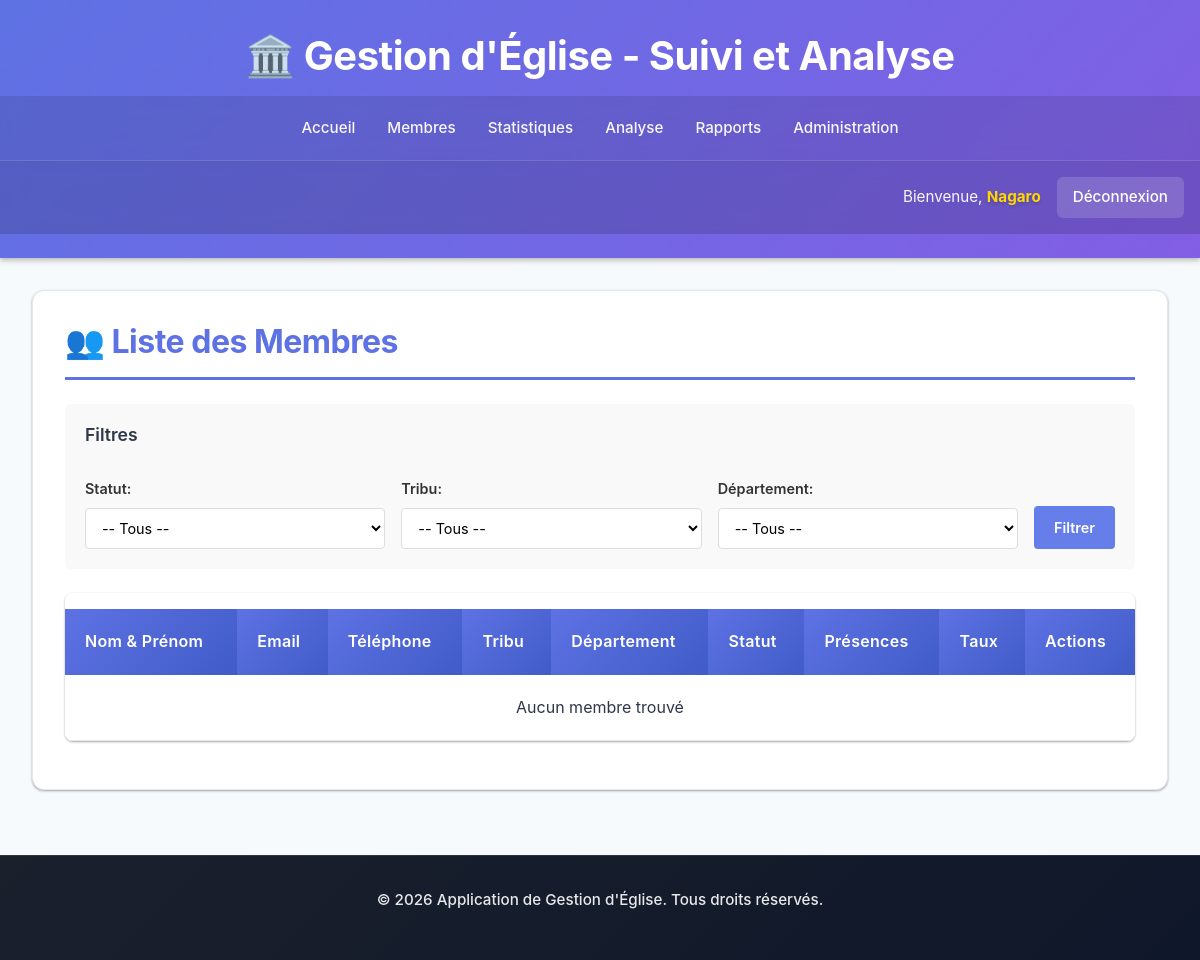
/membres/ (signed in), run on an earlier commit of the app's database.
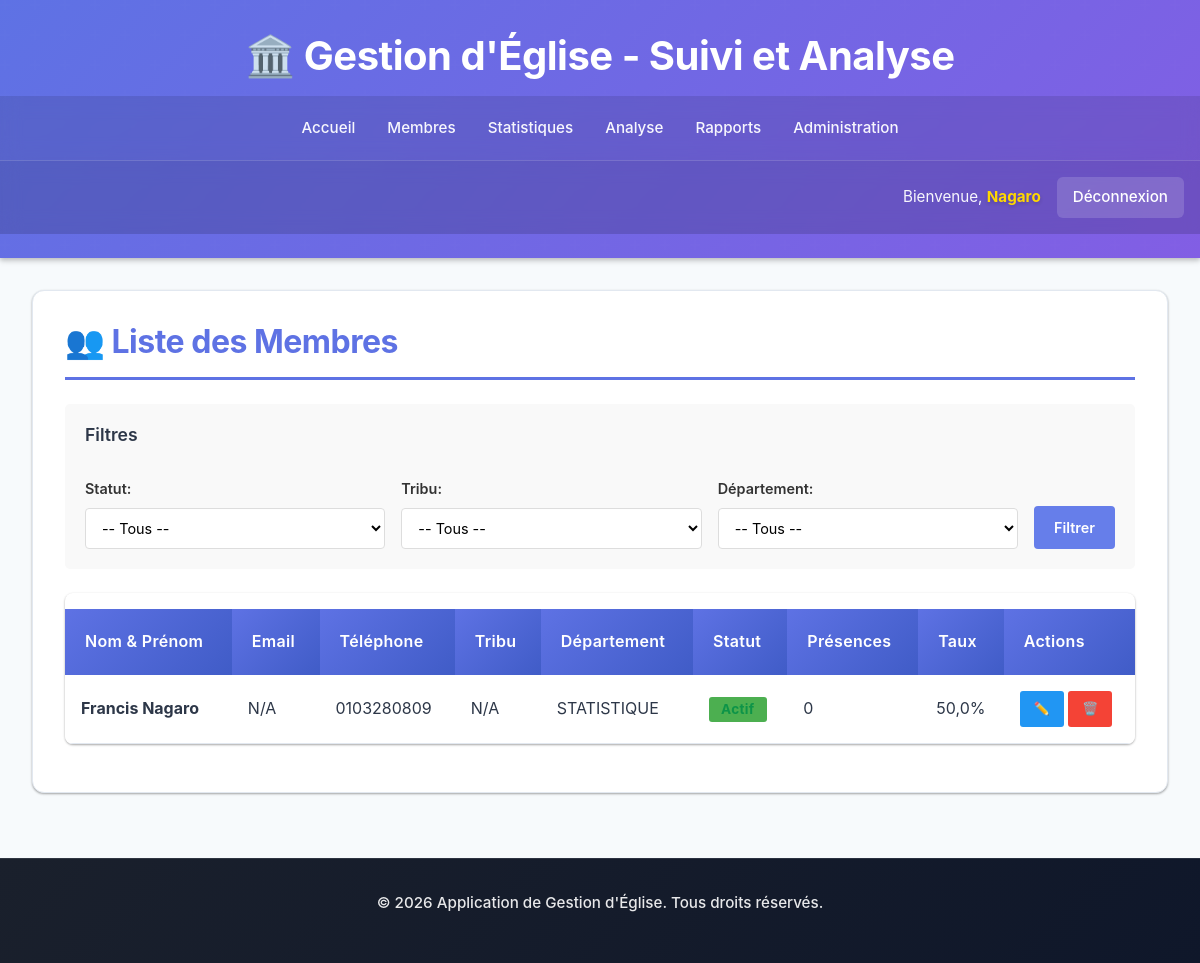
And on a later commit of the database.
### eglise/models.py (models this page shows, shortened)
class Membre(models.Model):
    STATUT_CHOICES = (
        ('nouveau', 'Nouveau'),
        ('actif', 'Actif'),
        ('sorti', 'Sorti'),
        ('inactif', 'Inactif'),
    )
    GENRE_CHOICES = (
        ('M', 'Masculin'),
        ('F', 'Féminin'),
    )
    nom = models.CharField(max_length=100)
    prenom = models.CharField(max_length=100)
    email = models.EmailField(blank=True, null=True)
    telephone = models.CharField(max_length=20, blank=True, null=True)
    adresse = models.CharField(max_length=255, blank=True, null=True)
    genre = models.CharField(max_length=1, choices=GENRE_CHOICES, blank=True)
    date_naissance = models.DateField(blank=True, null=True)
    photo = models.ImageField(upload_to='membres_photos/', blank=True, null=True)
    tribu = models.ForeignKey(Tribu, on_delete=models.SET_NULL, null=True, blank=True)
    departement = models.ForeignKey(Departement, on_delete=models.SET_NULL, null=True, blank=True)
    statut = models.CharField(max_length=20, choices=STATUT_CHOICES, default='nouveau')
    date_adhesion = models.DateField(default=timezone.now)
    date_depart = models.DateField(blank=True, null=True)
    notes = models.TextField(blank=True, null=True)
    date_creation = models.DateTimeField(auto_now_add=True)
    date_modification = models.DateTimeField(auto_now=True)
    class Meta:
        ordering = ['nom', 'prenom']
    def nom_complet(self):
        return f"{self.prenom} {self.nom}"
    def taux_participation(self):
        trois_mois_ago = timezone.now().date() - timedelta(days=90)
        cultes_total = Culte.objects.filter(date__gte=trois_mois_ago).count()
        if cultes_total == 0:
            return 0
        presences = Presence.objects.filter(
            membre=self,
            culte__date__gte=trois_mois_ago,
            present=True
        ).count()
        return round((presences / cultes_total) * 100, 1)

class Departement(models.Model):
    nom = models.CharField(max_length=100, unique=True)
    description = models.TextField(blank=True, null=True)
    responsable = models.CharField(max_length=100, blank=True, null=True)
    date_creation = models.DateTimeField(auto_now_add=True)
    class Meta:
        ordering = ['nom']

### eglise/views.py (the view, shortened to what this page needs)
# urls.py: path('membres/', views.MembreListView.as_view(), name='membre_list'),
class MembreListView(ProtectedDataAccessMixin, ListView):
    model = Membre
    template_name = 'eglise/membre_list.html'
    context_object_name = 'membres'
    paginate_by = 20
    def get_queryset(self):
        queryset = Membre.objects.all()
        queryset = self.get_filtered_queryset(queryset)
        statut = self.request.GET.get('statut')
        tribu = self.request.GET.get('tribu')
        departement = self.request.GET.get('departement')
        if statut:
            queryset = queryset.filter(statut=statut)
        user = self.request.user
        is_admin = user.is_superuser
        try:
            user_profile = user.profile
        except:
            user_profile = None
        return queryset.order_by('nom', 'prenom')
    def get_context_data(self, **kwargs):
        context = super().get_context_data(**kwargs)
        context.update(self.get_user_context())
        context['tribus'] = self.get_filtered_tribus()
        context['departements'] = self.get_filtered_departements()
        return context

### eglise/mixins.py (called while the page is built, shortened)
    def dispatch(self, request, *args, **kwargs):
        if not request.user.is_authenticated:
            return redirect('eglise:login')
        if request.user.is_superuser:
            return super().dispatch(request, *args, **kwargs)

    def get_filtered_queryset(self, queryset):
        user = self.request.user
        if user.is_superuser:
            return queryset

    def get_filtered_tribus(self):
        user = self.request.user
        if user.is_superuser:
            return Tribu.objects.all()

    def get_filtered_departements(self):
        user = self.request.user
        if user.is_superuser:
            return Departement.objects.all()

    def get_user_context(self):
        context = {}
        user = self.request.user
        if user.is_superuser:
            context['user_role'] = 'administrateur'
            context['is_admin'] = True
            return context

### eglise/templates/eglise/membre_list.html (shortened to what this page needs)
{% extends 'eglise/base.html' %}
{% block content %}
<div class="card">
    <h2>👥 {% if page_title %}{{ page_title }}{% else %}Liste des Membres{% endif %}</h2>
    <div class="filters-section">
        <h3>Filtres</h3>
        <form method="get" class="filters-form">
            <div class="filter-group">
                <label for="statut">Statut:</label>
                <select name="statut" id="statut">
                    <option value="">-- Tous --</option>
                </select>
            </div>
            <div class="filter-group">
                <label for="tribu">Tribu:</label>
                <select name="tribu" id="tribu">
                    <option value="">-- Tous --</option>
                </select>
            </div>
            <div class="filter-group">
                <label for="departement">Département:</label>
                <select name="departement" id="departement">
                    <option value="">-- Tous --</option>
                </select>
            </div>
            <button type="submit" class="filter-submit">Filtrer</button>
        </form>
    </div>
    <div class="table-responsive">
        <table>
            <thead>
                <tr>
                    <th>Nom & Prénom</th>
                    <th>Email</th>
                    <th>Téléphone</th>
                    <th>Tribu</th>
                    <th>Département</th>
                    <th>Statut</th>
                    <th>Présences</th>
                    <th>Taux</th>
                    <th>Actions</th>
                </tr>
            </thead>
            <tbody>
                {% for membre in object_list %}
                <tr>
                    <td><strong>{{ membre.nom_complet }}</strong></td>
                    <td>{{ membre.email|default:"N/A" }}</td>
                    <td>{{ membre.telephone|default:"N/A" }}</td>
                    <td>{{ membre.tribu.nom|default:"N/A" }}</td>
                    <td>{{ membre.departement.nom|default:"N/A" }}</td>
                    <td>
                        <span class="badge {{ membre.statut }}">
                            {{ membre.get_statut_display }}
                        </span>
                    </td>
                    <td>{{ membre.presences_count|default:0 }}</td>
                    <td>
                        <div class="progress-bar" style="--value: {{ membre.taux_participation }}%;">
                            {{ membre.taux_participation }}%
                        </div>
                    </td>
                    <td>
                        <div class="action-buttons">
                            <button class="btn-action btn-edit" onclick="editMembre({{ membre.id }}, '{{ membre.nom }}', '{{ membre.prenom }}', '{{ membre.email }}', '{{ membre.telephone }}', '{{ membre.statut }}')">✏️</button>
                            <button class="btn-action btn-delete" onclick="deleteMembre({{ membre.id }}, '{{ membre.nom_complet }}')">🗑️</button>
                        </div>
                    </td>
                </tr>
                {% empty %}
                <tr>
                    <td colspan="9" style="text-align: center; padding: 1.25rem;">Aucun membre trouvé</td>
                </tr>
                {% endfor %}
            </tbody>
        </table>
    </div>
</div>
{% endblock %}

What changed in the data, as far as the page shows it:
added Membre: nom_complet "Francis Nagaro", email "N/A", telephone "0103280809", tribu.nom "N/A", departement.nom "STATISTIQUE", statut "Actif", presences_count "0", taux_participation "50,0"
Also different on the page:
text no longer shown: "Aucun membre trouvé"
